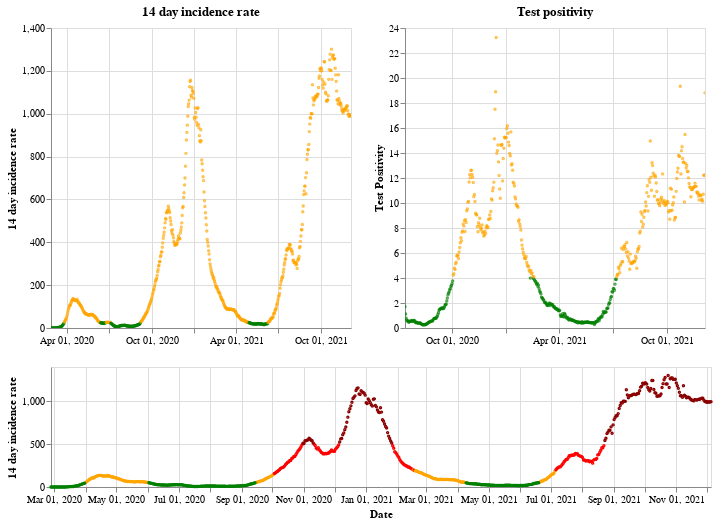

The code cell stored with this chart in its notebook:
### Markdown cell above
## Wales

### Code cell
plot_traffic_light('Wales')

### Figure 1 — Vega-Lite specification as saved in the notebook (floating-point values rounded to 4 significant figures; data arrays with more than 128 entries replaced by an {"elided": "..."} marker saying what was removed)
{"config": {"view": {"continuousWidth": 400, "continuousHeight": 300}}, "vconcat": [{"hconcat": [{"mark": {"type": "point", "size": 2}, "encoding": {"color": {"condition": {"value": "green", "test": "(datum.twoWeeklyCasesRate <= 25)"}, "value": "orange"}, "tooltip": [{"type": "nominal", "field": "areaName"}, {"type": "temporal", "field": "date"}, {"type": "quantitative", "field": "twoWeeklyCasesRate"}, {"type": "quantitative", "field": "testPositivity"}], "x": {"type": "temporal", "axis": {"title": ""}, "field": "date", "scale": {"domain": {"selection": "DateBrush"}}, "timeUnit": "yearmonthdate"}, "y": {"type": "quantitative", "axis": {"title": "14 day incidence rate"}, "field": "twoWeeklyCasesRate"}}, "title": "14 day incidence rate", "width": 300}, {"mark": {"type": "point", "size": 2}, "encoding": {"color": {"condition": {"value": "green", "test": "(datum.testPositivity <= 4)"}, "value": "orange"}, "tooltip": [{"type": "nominal", "field": "areaName"}, {"type": "temporal", "field": "date"}, {"type": "quantitative", "field": "twoWeeklyCasesRate"}, {"type": "quantitative", "field": "testPositivity"}], "x": {"type": "temporal", "axis": {"title": ""}, "field": "date", "scale": {"domain": {"selection": "DateBrush"}}, "timeUnit": "yearmonthdate"}, "y": {"type": "quantitative", "axis": {"title": "Test Positivity"}, "field": "testPositivity"}}, "title": "Test positivity", "width": 300}]}, {"layer": [{"mark": {"type": "point", "size": 2}, "encoding": {"color": {"condition": {"value": "orange", "test": "(((datum.testPositivity < 4) && (datum.twoWeeklyCasesRate >= 50)) && (datum.twoWeeklyCasesRate < 200))"}, "value": "red"}, "opacity": {"condition": {"value": 1, "test": "((datum.twoWeeklyCasesRate >= 50) && (datum.twoWeeklyCasesRate < 500))"}, "value": 0}, "tooltip": [{"type": "nominal", "field": "areaName"}, {"type": "temporal", "field": "date"}, {"type": "quantitative", "field": "twoWeeklyCasesRate"}, {"type": "quantitative", "field": "testPositivity"}], "x": {"type": "temporal", "axis": {"title": "Date"}, "field": "date", "timeUnit": "yearmonthdate"}, "y": {"type": "quantitative", "axis": {"title": "14 day incidence rate"}, "field": "twoWeeklyCasesRate"}}, "selection": {"DateBrush": {"type": "interval", "encodings": ["x"], "fields": ["Time"]}}}, {"mark": {"type": "point", "size": 2}, "encoding": {"color": {"value": "darkred"}, "opacity": {"condition": {"value": 1, "test": "(datum.twoWeeklyCasesRate >= 500)"}, "value": 0}, "tooltip": [{"type": "nominal", "field": "areaName"}, {"type": "temporal", "field": "date"}, {"type": "quantitative", "field": "twoWeeklyCasesRate"}, {"type": "quantitative", "field": "testPositivity"}], "x": {"type": "temporal", "axis": {"title": "Date"}, "field": "date", "timeUnit": "yearmonthdate"}, "y": {"type": "quantitative", "axis": {"title": "14 day incidence rate"}, "field": "twoWeeklyCasesRate"}}}, {"mark": {"type": "point", "size": 2}, "encoding": {"color": {"condition": {"value": "green", "test": "((datum.testPositivity < 4) && (datum.twoWeeklyCasesRate < 50))"}, "value": "orange"}, "opacity": {"condition": {"value": 1, "test": "(datum.twoWeeklyCasesRate < 50)"}, "value": 0}, "tooltip": [{"type": "nominal", "field": "areaName"}, {"type": "temporal", "field": "date"}, {"type": "quantitative", "field": "twoWeeklyCasesRate"}, {"type": "quantitative", "field": "testPositivity"}], "x": {"type": "temporal", "axis": {"title": "Date"}, "field": "date", "timeUnit": "yearmonthdate"}, "y": {"type": "quantitative", "axis": {"title": "14 day incidence rate"}, "field": "twoWeeklyCasesRate"}}}], "height": 120, "width": 660}], "data": {"name": "data-243ee9cc190b0d76ee13d276f0f7c1d9"}, "$schema": "https://vega.github.io/schema/vega-lite/v4.8.1.json", "datasets": {"data-243ee9cc190b0d76ee13d276f0f7c1d9": {"elided": "648 records"}}}
